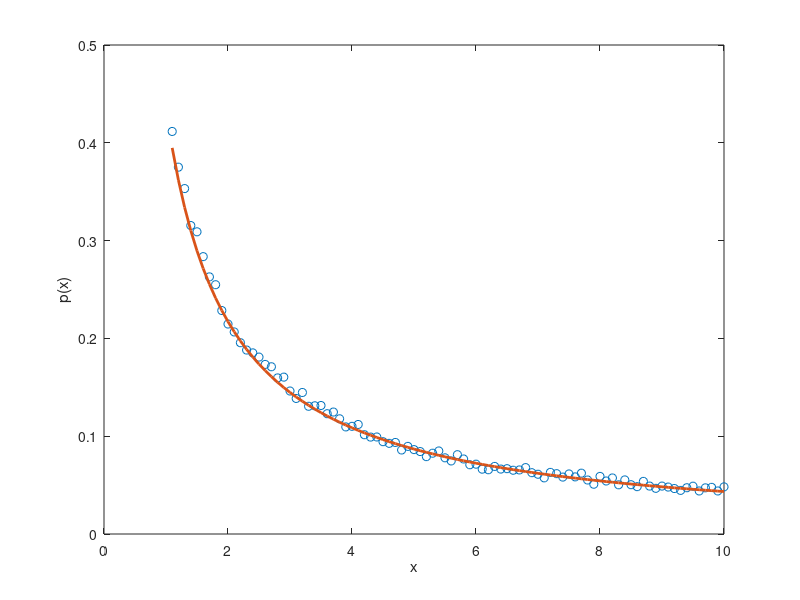

Here is the MATLAB script that generated this plot:
clear;

rng(1,'twister')

T = 10;
div = 10;
n = 100000;
dist = zeros(1, (T-1) * div);

for i = 1 : n
    x = rand;
    r = T ^ x;
    k = floor((r - 1) * div);
    dist(1,k+1) = dist(1,k+1) + (div / n);
end

t = 1 : (T - 1) * div;
t = t / div + 1;
tlgT = log(T) * t;
inv = tlgT.^(-1);

plot(t,dist,'o'); hold on;
plot(t,inv,'Linewidth',2);
xlabel('x');
ylabel('p(x)');
